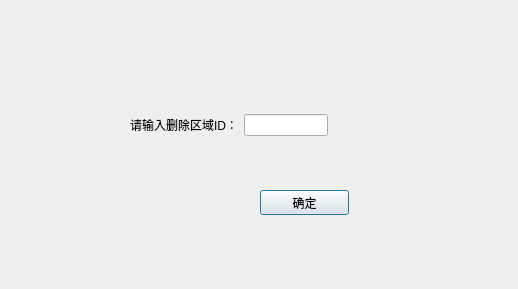
<?xml version="1.0" encoding="UTF-8"?>
<ui version="4.0">
 <class>Delete</class>
 <widget class="QDialog" name="Delete">
  <property name="geometry">
   <rect>
    <x>0</x>
    <y>0</y>
    <width>518</width>
    <height>289</height>
   </rect>
  </property>
  <property name="windowTitle">
   <string>删除禁行区域</string>
  </property>
  <widget class="QWidget" name="gridLayoutWidget">
   <property name="geometry">
    <rect>
     <x>130</x>
     <y>110</y>
     <width>198</width>
     <height>31</height>
    </rect>
   </property>
   <layout class="QGridLayout" name="gridLayout">
    <item row="0" column="0">
     <widget class="QLabel" name="label">
      <property name="text">
       <string>请输入删除区域ID：</string>
      </property>
     </widget>
    </item>
    <item row="0" column="1">
     <widget class="QLineEdit" name="lineEdit"/>
    </item>
   </layout>
  </widget>
  <widget class="QPushButton" name="pushButton">
   <property name="geometry">
    <rect>
     <x>260</x>
     <y>190</y>
     <width>89</width>
     <height>25</height>
    </rect>
   </property>
   <property name="text">
    <string>确定</string>
   </property>
  </widget>
 </widget>
 <resources/>
 <connections/>
</ui>
